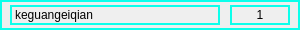
<?xml version="1.0" encoding="UTF-8"?>
<ui version="4.0">
 <class>ItemOfMB</class>
 <widget class="QWidget" name="ItemOfMB">
  <property name="geometry">
   <rect>
    <x>0</x>
    <y>0</y>
    <width>300</width>
    <height>30</height>
   </rect>
  </property>
  <property name="minimumSize">
   <size>
    <width>300</width>
    <height>30</height>
   </size>
  </property>
  <property name="maximumSize">
   <size>
    <width>300</width>
    <height>30</height>
   </size>
  </property>
  <property name="windowTitle">
   <string>Form</string>
  </property>
  <property name="styleSheet">
   <string notr="true">border:2px solid rgb(12, 255, 235);</string>
  </property>
  <widget class="QLabel" name="name">
   <property name="geometry">
    <rect>
     <x>10</x>
     <y>5</y>
     <width>210</width>
     <height>20</height>
    </rect>
   </property>
   <property name="text">
    <string>keguangeiqian</string>
   </property>
  </widget>
  <widget class="QLabel" name="number">
   <property name="geometry">
    <rect>
     <x>230</x>
     <y>5</y>
     <width>60</width>
     <height>20</height>
    </rect>
   </property>
   <property name="text">
    <string>1</string>
   </property>
   <property name="alignment">
    <set>Qt::AlignCenter</set>
   </property>
  </widget>
 </widget>
 <resources/>
 <connections/>
</ui>
